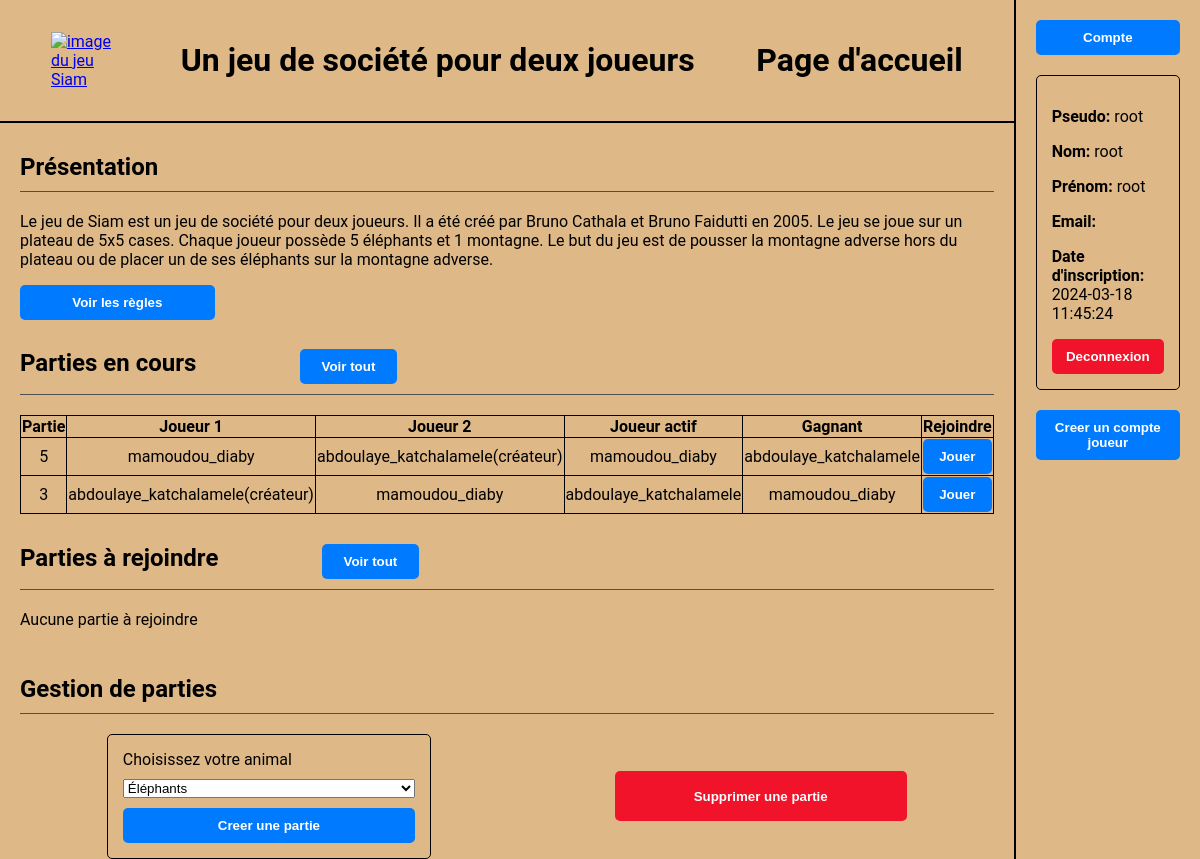
Page /pages/home_page.php (signed in) on the committed database.
### tables this page shows
CREATE TABLE Game (
  game_ID INTEGER PRIMARY KEY AUTOINCREMENT,
  board TEXT,
  last_move TEXT,
  player1 TEXT,
  player2 TEXT,
  winner TEXT,
  active_player TEXT,
  launcher TEXT,
  launch_date DATE,
  FOREIGN KEY (player1) REFERENCES User(username),
  FOREIGN KEY (player2) REFERENCES User(username),
  FOREIGN KEY (winner) REFERENCES User(username),
  FOREIGN KEY (active_player) REFERENCES User(username),
  FOREIGN KEY (launcher) REFERENCES User(username)
);

### pages/home_page.php (the view, shortened to what this page needs)
<?php
if (isset($_SESSION['username'])) {
  try {
    $db = new PDO('sqlite:../datas/data_base.db');
  } catch (PDOException $e) {
    echo "Échec de la connexion", $e->getMessage();
    $db = null;
    exit();
  }
  $query = "SELECT * FROM Game WHERE player1 IS NULL OR player2 IS NULL ORDER BY launch_date DESC LIMIT 5";
  $stmt = $db->query($query);
  $join_results = $stmt->fetchAll(PDO::FETCH_ASSOC);
  if ($_SESSION['is_admin'] == 1) {
    $query = "SELECT * FROM Game WHERE player1 IS NOT NULL AND player2 IS NOT NULL ORDER BY launch_date DESC LIMIT 5";
    $stmt = $db->prepare($query);
  } else {
    $query = "SELECT * FROM Game WHERE (player1=:username OR player2=:username) AND player1 IS NOT NULL AND player2 IS NOT NULL ORDER BY launch_date DESC LIMIT 5";
    $stmt = $db->prepare($query);
    $stmt->bindValue(':username', $_SESSION['username'], PDO::PARAM_STR);
  }
  $stmt->execute();
  $play_results = $stmt->fetchAll(PDO::FETCH_ASSOC);
} else {
  header('Location: login_page.php');
  exit();
}
?>
<!DOCTYPE html>
<html lang="fr">
<head>
  <link rel="stylesheet" href="../styles/style2.css">
</head>
<body>
  <header>
    <a href="home_page.php"><img src="../images/siam.jpeg" alt="image du jeu Siam"></a>
    <h1>Un jeu de société pour deux joueurs</h1>
    <h1>Page d'accueil</h1>
  </header>
  <section>
    <div>
      <h2>Présentation</h2>
      <p>Le jeu de Siam est un jeu de société pour deux joueurs. Il a été créé par Bruno Cathala et Bruno Faidutti en 2005. Le jeu se joue sur un plateau de 5x5 cases. Chaque joueur possède 5 éléphants et 1 montagne. Le but du jeu est de pousser la montagne adverse hors du plateau ou de placer un de ses éléphants sur la montagne adverse.</p>
      <button id="rules" onclick="window.location.href='rules_page.php'">Voir les règles</button>
    </div>
    <div>
      <h2>
        Parties en cours
        <button class="small_buttons" onclick="window.location.href='in_progress_games_page.php'">Voir tout</button>
      </h2>
      <?php
      if (empty($play_results)) {
        echo "<p>Aucune partie en cours</p>";
      } else {
        echo "<table>";
        echo "<tr><th>Partie</th><th>Joueur 1</th><th>Joueur 2</th><th>Joueur actif</th><th>Gagnant</th><th>Rejoindre</th></tr>";
        foreach ($play_results as $row) {
          echo "<tr>";
          echo "<td>{$row['game_ID']}</td>";
          echo "<td>{$row['player1']}" . (($row['player1'] === $row['launcher']) ? "(créateur)" : "") . "</td>";
          echo "<td>{$row['player2']}" . (($row['player2'] === $row['launcher']) ? "(créateur)" : "") . "</td>";
          echo "<td>{$row['active_player']}</td>";
          echo "<td>{$row['winner']}</td>";
          echo "<td><button onclick=\"window.location.href='game_page.php?id={$row['game_ID']}#game_canvas'\">Jouer</button></td>";
          echo "</tr>";
        }
        echo "</table>";
      }
      ?>
    </div>
    <div>
      <h2>
        Parties à rejoindre
        <button class="small_buttons" onclick="window.location.href='waiting_games_page.php'">Voir tout</button>
      </h2>
      <?php
      if (empty($join_results)) {
        echo "<p>Aucune partie à rejoindre</p>";
      }
      ?>
    </div>
    <div>
      <h2>Gestion de parties</h2>
      <div id="forms">
        <form method="post" action="../api/create_game_api.php" class="form">
          <label for="player">Choisissez votre animal</label>
          <select name="player">
            <option value="1">Éléphants</option>
          </select>
          <button type="submit">Creer une partie</button>
        </form>
        <?php if ($_SESSION['is_admin']) {
          echo "<button class='red_buttons' onclick='window.location.href=\"delete_games_page.php\"'>Supprimer une partie</button>";
        } ?>
      </div>
    </div>
  </section>
  <aside>
    <button onclick="window.location.href='account_page.php'">Compte</button>
    <div>
      <?php
      echo "<p><strong>Pseudo:</strong> {$_SESSION['username']}</p>";
      echo "<p><strong>Nom:</strong> {$_SESSION['last_name']}</p>";
      echo "<p><strong>Prénom:</strong> {$_SESSION['first_name']}</p>";
      echo "<p><strong>Email:</strong> {$_SESSION['email']}</p>";
      echo "<p><strong>Date d'inscription:</strong> {$_SESSION['registration_date']}</p>";
      ?>
      <button class='red_buttons' onclick="window.location.href='../api/logout_api.php'">Deconnexion</button>
    </div>
    <?php
    if ($_SESSION['is_admin']) {
      echo "<button onclick=\"window.location.href='enroll_page.php'\">Creer un compte joueur</button>";
    }
    ?>
  </aside>
</body>
</html>

### styles/style2.css (style rules this page uses)
body { background-color: burlywood; font-family: 'Roboto', sans-serif; margin: 0; min-height: 100vh; display: grid; grid-template-columns: 4fr 1fr; grid-template-rows: 1fr 6fr; }
header { grid-column: 1; grid-row: 1; display: flex; justify-content: space-around; align-items: center; padding: 0 20px; border-bottom: 2px solid #000; }
section { grid-column: 1; grid-row: 2; display: flex; flex-direction: column; padding: 0 20px; }
aside { grid-column: 2; grid-row: 1 / span 2; display: flex; flex-direction: column; border-left: 2px solid #000; padding: 20px; row-gap: 20px; }
h2 { padding: 10px 0; border-bottom: 1px solid #505050; box-sizing: border-box; }
img { width: 100%; height: 100%; object-fit: contain; }
a { width: 7%; }
.form { display: flex; flex-direction: column; justify-content: space-between; row-gap: 10px; width: 30%; padding: 15px; border: 1px solid #000; border-radius: 5px; }
button { background-color: #007bff; color: white; font-weight: bold; display: inline; width: 100%; border: none; border-radius: 5px; padding: 10px; cursor: pointer; }
#rules { width: 20%; }
.small_buttons { width: 10%; margin-left: 10%; }
.red_buttons { background-color: #f11329; }
#forms>button { height: 50px; width: 30%; }
aside>div { row-gap: 10px; border: 1px solid #000; padding: 15px; border-radius: 5px; }
#forms { display: flex; align-items: center; justify-content: space-around; gap: 10px; }
table { width: 100%; border-collapse: collapse; }
th, td { border: 1px solid #000; text-align: center; }

### rows in the picture
game: game_ID "5", player1 "mamoudou_diaby", player2 "abdoulaye_katchalamele", shows "(créateur)", active_player "mamoudou_diaby", winner "abdoulaye_katchalamele"
game: game_ID "3", player1 "abdoulaye_katchalamele", shows "(créateur)", player2 "mamoudou_diaby", active_player "abdoulaye_katchalamele", winner "mamoudou_diaby"

### other values in the picture
$_SESSION['username'] "root"
$_SESSION['last_name'] "root"
$_SESSION['first_name'] "root"
$_SESSION['registration_date'] "2024-03-18 11:45:24"
